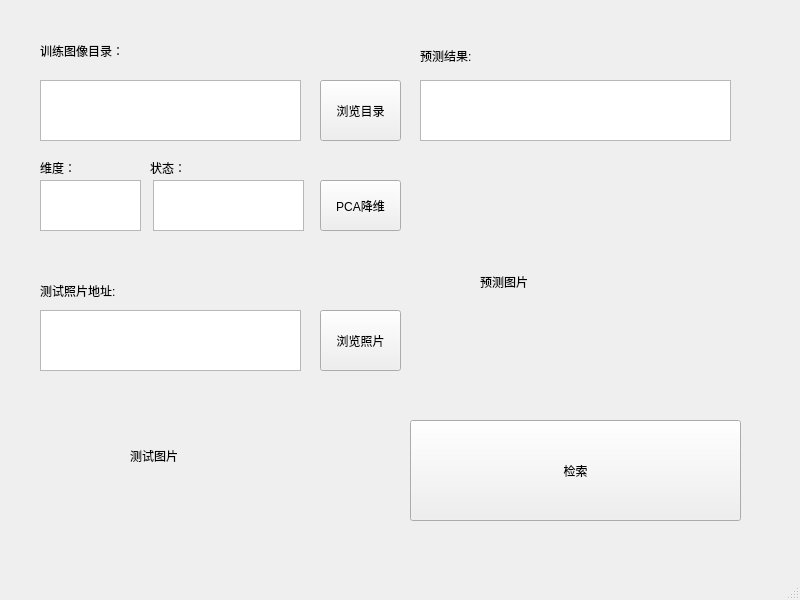
<?xml version="1.0" encoding="UTF-8"?>
<ui version="4.0">
 <class>MainWindow</class>
 <widget class="QMainWindow" name="MainWindow">
  <property name="geometry">
   <rect>
    <x>0</x>
    <y>0</y>
    <width>800</width>
    <height>600</height>
   </rect>
  </property>
  <property name="windowTitle">
   <string>MainWindow</string>
  </property>
  <widget class="QWidget" name="centralwidget">
   <widget class="QPushButton" name="pushButton">
    <property name="geometry">
     <rect>
      <x>410</x>
      <y>420</y>
      <width>331</width>
      <height>101</height>
     </rect>
    </property>
    <property name="text">
     <string>检索</string>
    </property>
   </widget>
   <widget class="QLabel" name="label">
    <property name="geometry">
     <rect>
      <x>40</x>
      <y>30</y>
      <width>181</width>
      <height>41</height>
     </rect>
    </property>
    <property name="text">
     <string>训练图像目录：</string>
    </property>
   </widget>
   <widget class="QLabel" name="label_2">
    <property name="geometry">
     <rect>
      <x>420</x>
      <y>40</y>
      <width>111</width>
      <height>31</height>
     </rect>
    </property>
    <property name="text">
     <string>预测结果:</string>
    </property>
   </widget>
   <widget class="QLabel" name="label_3">
    <property name="geometry">
     <rect>
      <x>130</x>
      <y>400</y>
      <width>92</width>
      <height>112</height>
     </rect>
    </property>
    <property name="text">
     <string>测试图片</string>
    </property>
   </widget>
   <widget class="QLabel" name="label_4">
    <property name="geometry">
     <rect>
      <x>480</x>
      <y>170</y>
      <width>184</width>
      <height>224</height>
     </rect>
    </property>
    <property name="text">
     <string>预测图片</string>
    </property>
   </widget>
   <widget class="QTextEdit" name="textEdit">
    <property name="geometry">
     <rect>
      <x>40</x>
      <y>80</y>
      <width>261</width>
      <height>61</height>
     </rect>
    </property>
   </widget>
   <widget class="QTextEdit" name="textEdit_2">
    <property name="geometry">
     <rect>
      <x>40</x>
      <y>180</y>
      <width>101</width>
      <height>51</height>
     </rect>
    </property>
   </widget>
   <widget class="QLabel" name="label_5">
    <property name="geometry">
     <rect>
      <x>40</x>
      <y>160</y>
      <width>72</width>
      <height>15</height>
     </rect>
    </property>
    <property name="text">
     <string>维度：</string>
    </property>
   </widget>
   <widget class="QPushButton" name="pushButton_2">
    <property name="geometry">
     <rect>
      <x>320</x>
      <y>80</y>
      <width>81</width>
      <height>61</height>
     </rect>
    </property>
    <property name="text">
     <string>浏览目录</string>
    </property>
   </widget>
   <widget class="QLabel" name="label_6">
    <property name="geometry">
     <rect>
      <x>40</x>
      <y>270</y>
      <width>331</width>
      <height>41</height>
     </rect>
    </property>
    <property name="text">
     <string>测试照片地址:</string>
    </property>
   </widget>
   <widget class="QLabel" name="label_7">
    <property name="geometry">
     <rect>
      <x>150</x>
      <y>160</y>
      <width>72</width>
      <height>15</height>
     </rect>
    </property>
    <property name="text">
     <string>状态：</string>
    </property>
   </widget>
   <widget class="QTextEdit" name="textEdit_3">
    <property name="geometry">
     <rect>
      <x>40</x>
      <y>310</y>
      <width>261</width>
      <height>61</height>
     </rect>
    </property>
   </widget>
   <widget class="QPushButton" name="pushButton_3">
    <property name="geometry">
     <rect>
      <x>320</x>
      <y>310</y>
      <width>81</width>
      <height>61</height>
     </rect>
    </property>
    <property name="text">
     <string>浏览照片</string>
    </property>
   </widget>
   <widget class="QPushButton" name="pushButton_4">
    <property name="geometry">
     <rect>
      <x>320</x>
      <y>180</y>
      <width>81</width>
      <height>51</height>
     </rect>
    </property>
    <property name="text">
     <string>PCA降维</string>
    </property>
   </widget>
   <widget class="QTextEdit" name="textEdit_4">
    <property name="geometry">
     <rect>
      <x>153</x>
      <y>180</y>
      <width>151</width>
      <height>51</height>
     </rect>
    </property>
   </widget>
   <widget class="QTextEdit" name="textEdit_5">
    <property name="geometry">
     <rect>
      <x>420</x>
      <y>80</y>
      <width>311</width>
      <height>61</height>
     </rect>
    </property>
   </widget>
  </widget>
  <widget class="QMenuBar" name="menubar">
   <property name="geometry">
    <rect>
     <x>0</x>
     <y>0</y>
     <width>800</width>
     <height>26</height>
    </rect>
   </property>
  </widget>
  <widget class="QStatusBar" name="statusbar"/>
 </widget>
 <resources/>
 <connections/>
</ui>
